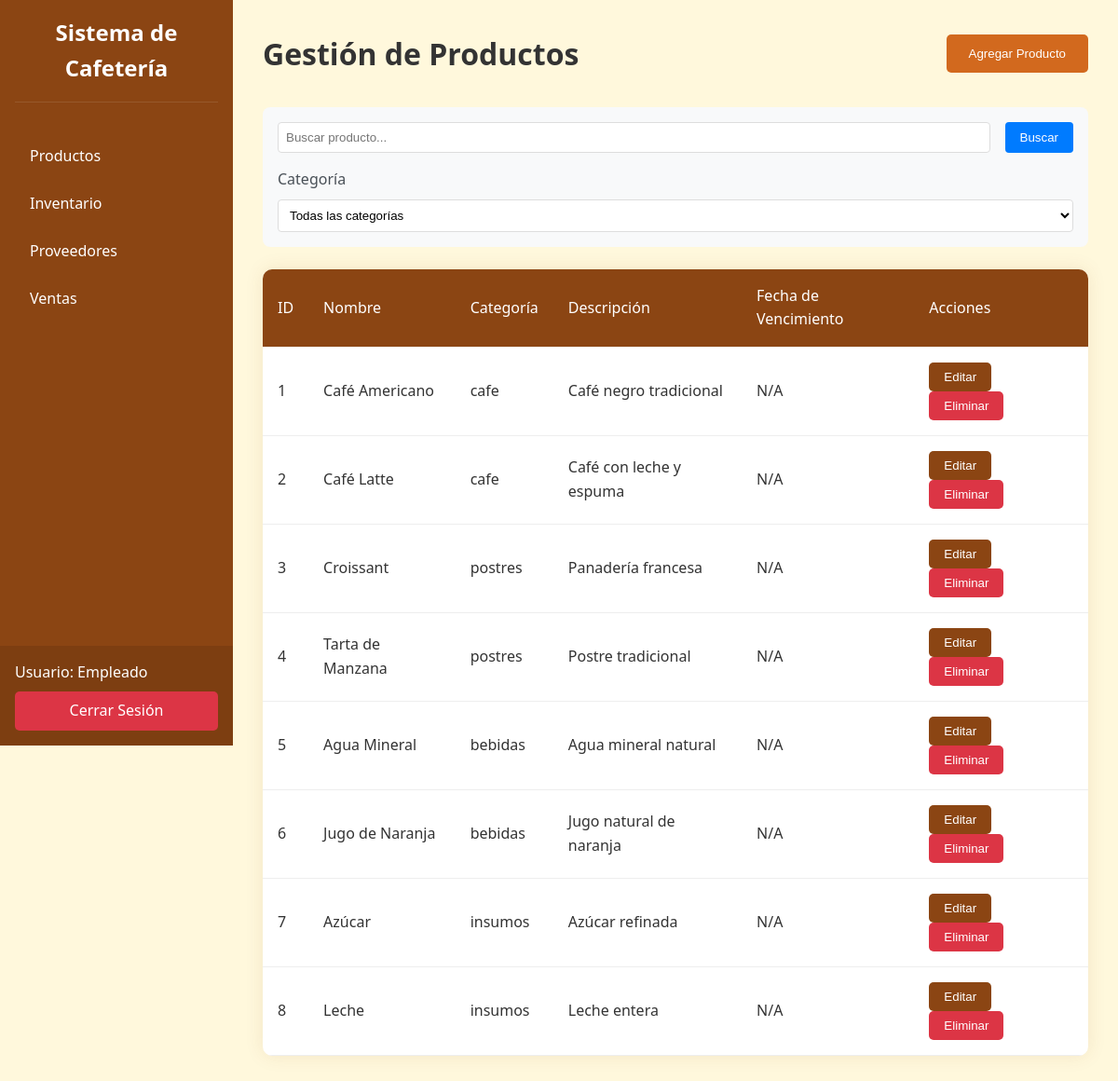
Screenshot of /html/empleados/productos.php (signed in) with the database file from the repository.
### tables this page shows
CREATE TABLE IF NOT EXISTS productos (
    id INT AUTO_INCREMENT PRIMARY KEY,
    nombre VARCHAR(100) NOT NULL,
    categoria ENUM('cafe', 'postres', 'bebidas', 'insumos') NOT NULL,
    descripcion TEXT,
    fecha_creacion TIMESTAMP DEFAULT CURRENT_TIMESTAMP
);

### html/empleados/productos.php (the view, shortened to what this page needs)
<?php
require_once '../../config/database.php';
$query = "SELECT * FROM productos ORDER BY id";
$stmt = $conn->prepare($query);
$stmt->execute();
$result = $stmt->fetchAll(PDO::FETCH_ASSOC);
?>
<!DOCTYPE html>
<html lang="es">
<head>
    <link rel="stylesheet" href="../../css/styles.css">
</head>
<body>
    <div class="dashboard-container">
        <nav class="sidebar">
            <div class="logo">
                <h2>Sistema de Cafetería</h2>
            </div>
            <ul class="nav-menu">
                <li><a href="productos.php" class="nav-item active">Productos</a></li>
                <li><a href="inventario.php" class="nav-item">Inventario</a></li>
                <li><a href="proveedores.php" class="nav-item">Proveedores</a></li>
                <li><a href="ventas.php" class="nav-item">Ventas</a></li>
            </ul>
            <div class="user-info">
                <span class="user-name">Usuario: <?php echo htmlspecialchars($_SESSION['nombre'] ?? 'Empleado'); ?></span>
                <a href="../autenticacion/login.php" class="logout-button">Cerrar Sesión</a>
            </div>
        </nav>
        <main class="main-content">
            <header class="dashboard-header">
                <h1>Gestión de Productos</h1>
                <button class="add-button" onclick="mostrarFormulario()">Agregar Producto</button>
            </header>
            <div class="search-filters">
                <div class="search-bar">
                    <input type="text" id="searchInput" placeholder="Buscar producto...">
                    <button class="search-button" onclick="filtrarProductos()">
                        <i class="fas fa-search"></i> Buscar
                    </button>
                </div>
                <div class="filters-container">
                    <div class="filter-group">
                        <label for="filterCategory">Categoría</label>
                        <select id="filterCategory">
                            <option value="">Todas las categorías</option>
                        </select>
                    </div>
                </div>
            </div>
            <div class="products-table-container">
                <table class="products-table">
                    <thead>
                        <tr>
                            <th>ID</th>
                            <th>Nombre</th>
                            <th>Categoría</th>
                            <th>Descripción</th>
                            <th>Fecha de Vencimiento</th>
                            <th>Acciones</th>
                        </tr>
                    </thead>
                    <tbody>
                        <?php
                        if (count($result) > 0) {
                            foreach($result as $row) {
                        ?>
                        <tr>
                            <td><?php echo $row['id']; ?></td>
                            <td><?php echo htmlspecialchars($row['nombre']); ?></td>
                            <td><?php echo htmlspecialchars($row['categoria']); ?></td>
                            <td><?php echo htmlspecialchars($row['descripcion'] ?? 'Sin descripción'); ?></td>
                            <td><?php echo isset($row['fecha_vencimiento']) ? date('d/m/Y', strtotime($row['fecha_vencimiento'])) : 'N/A'; ?></td>
                            <td>
                                <button class="action-button edit" onclick="editarProducto(<?php echo $row['id']; ?>)">Editar</button>
                                <button class="action-button delete" onclick="eliminarProducto(<?php echo $row['id']; ?>)">Eliminar</button>
                            </td>
                        </tr>
                        <?php
                            }
                        } else {
                        ?>
                        <tr>
                            <td colspan="6" class="no-data">No hay productos registrados</td>
                        </tr>
                        <?php
                        }
                        ?>
                    </tbody>
                </table>
            </div>
        </main>
    </div>
</body>
</html>

### css/styles.css (style rules this page uses)
:root { --primary-color: #8B4513; --secondary-color: #D2691E; --background-color: #FFF8DC; --text-color: #333; --error-color: #dc3545; --success-color: #28a745; --sidebar-width: 250px; }
* { margin: 0; padding: 0; box-sizing: border-box; }
body { font-family: 'Segoe UI', Tahoma, Geneva, Verdana, sans-serif; background-color: var(--background-color); color: var(--text-color); line-height: 1.6; }
.dashboard-container { display: flex; min-height: 100vh; }
.sidebar { width: var(--sidebar-width); background-color: var(--primary-color); color: white; padding: 1rem; position: fixed; height: 100vh; overflow-y: auto; }
.logo h2 { text-align: center; margin-bottom: 2rem; padding-bottom: 1rem; border-bottom: 1px solid rgba(255, 255, 255, 0.1); }
.nav-menu { list-style: none; }
.nav-item { display: block; padding: 0.8rem 1rem; color: white; text-decoration: none; transition: background-color 0.3s ease; border-radius: 5px; }
.user-info { position: absolute; bottom: 0; left: 0; right: 0; padding: 1rem; background-color: rgba(0, 0, 0, 0.1); }
.user-name { display: block; margin-bottom: 0.5rem; }
.logout-button { color: white; text-decoration: none; display: block; text-align: center; padding: 0.5rem; background-color: var(--error-color); border-radius: 5px; }
.main-content { margin-left: var(--sidebar-width); padding: 2rem; width: calc(100% - var(--sidebar-width)); }
.dashboard-header { display: flex; justify-content: space-between; align-items: center; margin-bottom: 2rem; }
.add-button { padding: 0.8rem 1.5rem; background-color: var(--secondary-color); color: white; border: none; border-radius: 5px; cursor: pointer; transition: background-color 0.3s ease; }
.products-table-container { background: white; border-radius: 10px; box-shadow: 0 0 20px rgba(139, 69, 19, 0.1); overflow-x: auto; margin-top: 1rem; }
.products-table { width: 100%; border-collapse: collapse; }
.products-table th, .products-table td { padding: 1rem; text-align: left; border-bottom: 1px solid #eee; }
.products-table th { background-color: var(--primary-color); color: white; font-weight: 500; }
.search-filters { background-color: #f8f9fa; padding: 1rem; border-radius: 8px; margin-bottom: 1.5rem; }
.search-bar { display: flex; gap: 1rem; margin-bottom: 1rem; }
.search-bar input { flex: 1; padding: 0.5rem; border: 1px solid #ddd; border-radius: 4px; }
.search-button { padding: 0.5rem 1rem; background-color: #007bff; color: white; border: none; border-radius: 4px; cursor: pointer; }
.filters-container { display: grid; grid-template-columns: repeat(auto-fit, minmax(200px, 1fr)); gap: 1rem; }
.filter-group { display: flex; flex-direction: column; gap: 0.5rem; }
.filter-group label { font-weight: 500; color: #495057; }
.filter-group select { padding: 0.5rem; border: 1px solid #ddd; border-radius: 4px; background-color: white; }
.action-button { padding: 0.5rem 1rem; border: none; border-radius: 5px; cursor: pointer; margin-right: 0.5rem; transition: background-color 0.3s ease; }
.action-button.edit { background-color: var(--primary-color); color: white; }
.action-button.delete { background-color: var(--error-color); color: white; }

### rows the page displays
productos: id "1", nombre "Café Americano", categoria "cafe", descripcion "Café negro tradicional"
productos: id "2", nombre "Café Latte", categoria "cafe", descripcion "Café con leche y espuma"
productos: id "3", nombre "Croissant", categoria "postres", descripcion "Panadería francesa"
productos: id "4", nombre "Tarta de Manzana", categoria "postres", descripcion "Postre tradicional"
productos: id "5", nombre "Agua Mineral", categoria "bebidas", descripcion "Agua mineral natural"
productos: id "6", nombre "Jugo de Naranja", categoria "bebidas", descripcion "Jugo natural de naranja"
productos: id "7", nombre "Azúcar", categoria "insumos", descripcion "Azúcar refinada"
productos: id "8", nombre "Leche", categoria "insumos", descripcion "Leche entera"

### other values shown
$_SESSION['nombre'] "Empleado"
